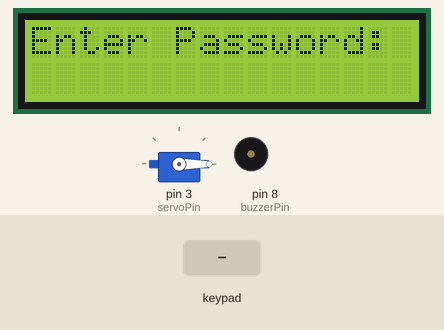
This sketch was run on a simulated Arduino Uno, built with avr-gcc and run on an emulated ATmega328P. Parts: 16×2 character LCD, servo, buzzer (waves = sounding). The test bench sets the inputs (shaded band). EEPROM starts erased.

Above: at 1.3 s.
1.4 s: keypad keys 1 2 3 4 # pressed 0.4 s apart
At 3.6 s:
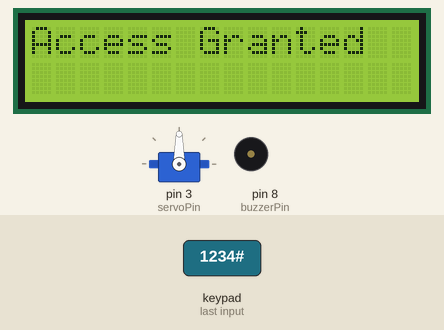
4.9 s: keypad keys 1 3 1 2 1 1 1 0 # pressed 0.4 s apart
At 6.7 s:
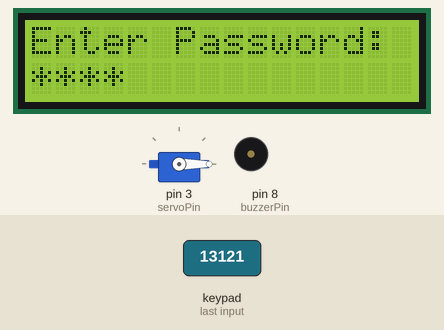
10.5 s: key '1' pressed
At 11.2 s:
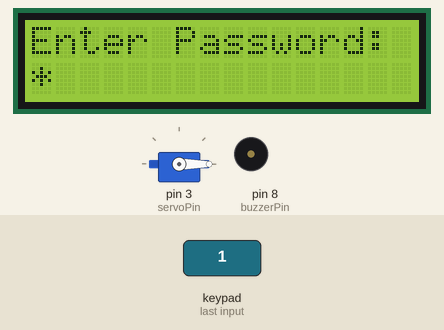
12.0 s: key '*' pressed
At 12.8 s:
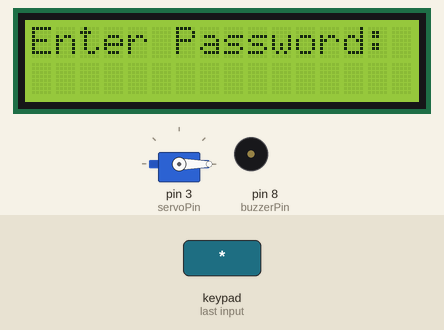
13.5 s: key '2' pressed
At 14.8 s:
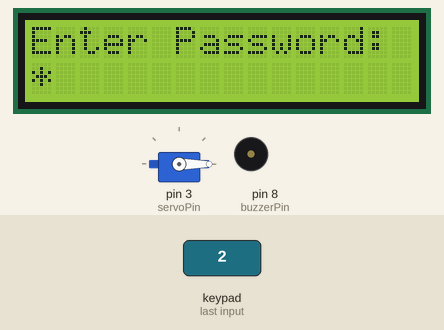
Timing chart, 0 to 16.0 s (numbered marks = the images above; inputs shaded):
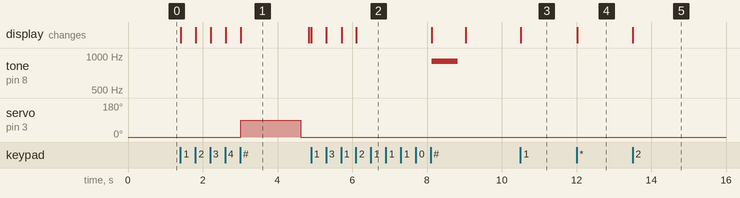

Measured:
- after the input at 1.4 s, servo on pin 3 (servoPin): 0° → 90° after 1.6 s, → 0° 1.6 s later; the display: first changes at once (image 1 shows a later state)
- after the input at 4.9 s, tone on pin 8 (buzzerPin): silent → 900 Hz after 3.2 s, → silent 0.70 s later; the display: first changes at once (image 2 shows a later state)
- after the input at 10.5 s, the display: changes at once (image 3)
- after the input at 12.0 s, the display: changes at once (image 4)
- after the input at 13.5 s, the display: changes at once (image 5)
- what the display in image 1 shows lasts 1.8 s, from 3.0 s to 4.8 s

The sketch:

Lock_System_part2_.ino
```cpp
#include <Adafruit_LiquidCrystal.h>
#include <Keypad.h>
#include <Servo.h>
#include <EEPROM.h>
Adafruit_LiquidCrystal lcd(0);


// ---------------- LCD ----------------
//LiquidCrystal lcd(12, 11, 5, 4, 3, 2);  // RS, E, D4, D5, D6, D7

Servo myServo;
int servoPin = 3;
int buzzerPin = 8;

const byte ROWS = 4;
const byte COLS = 4;
char keys[ROWS][COLS] = {
  {'1','2','3','A'},
  {'4','5','6','B'},
  {'7','8','9','C'},
  {'*','0','#','D'}
};
byte rowPins[ROWS] = {13, 12, 11, 10};   // R1, R2, R3, R4
byte colPins[COLS] = {7, 6, 5, 4}; // C1, C2, C3, C4

Keypad keypad = Keypad(makeKeymap(keys), rowPins, colPins, ROWS, COLS);


const int passLength = 4;
const int eepromAddr = 0; // starting address to store password (4 bytes)
String input = "";
unsigned long lastHashTime = 0;
int consecutiveHashCount = 0;
const unsigned long hashTimeout = 1500UL; // ms to count #### presses

void showPrompt() {
  lcd.clear();
  lcd.setCursor(0,0);
  lcd.print("Enter Password:");
  lcd.setCursor(0,1);
  lcd.print("                "); // clear second line
  lcd.setCursor(0,1);
}

String readStoredPassword() {
  String p = "";
  for (int i = 0; i < passLength; ++i) {
    byte b = EEPROM.read(eepromAddr + i);
    if (b == 255 || b == 0) b = '0';
    p += char(b);
  }
  return p;
}

void writeStoredPassword(const String &p) {
  for (int i = 0; i < passLength; ++i) {
    EEPROM.update(eepromAddr + i, p[i]);
  }
}

// Blocking read of a single key (waits for press then release)
char getKeyBlocking() {
  char k;
  do { k = keypad.getKey(); } while (k == NO_KEY);
  // wait for key release
  while (keypad.getKey() != NO_KEY) delay(10);
  return k;
}

// Read exactly passLength digits (shows '*' as typed)
String readDigitsExactly(const char *prompt) {
  lcd.clear();
  lcd.print(prompt);
  lcd.setCursor(0,1);
  String s = "";
  while (s.length() < passLength) {
    char k = getKeyBlocking();
    if (k == '*') { // clear entered digits
      s = "";
      lcd.setCursor(0,1);
      lcd.print("                ");
      lcd.setCursor(0,1);
      continue;
    }
    if (k >= '0' && k <= '9') {
      s += k;
      // print masked char
      for (int i = 0; i < s.length(); ++i) lcd.print('*');
    }
    // ignore other keys (A/B/C/D/#)
  }
  delay(150); // small debounce
  return s;
}

// Enter reset flow: Verify old pass then get new pass and store
void enterResetMode() {
  String stored = readStoredPassword();
  String oldP = readDigitsExactly("Enter current:");
  if (oldP == stored) {
    String newP = readDigitsExactly("Enter new pass:");
    writeStoredPassword(newP);
    lcd.clear();
    lcd.print("Password Saved");
    delay(1200);
  } else {
    lcd.clear();
    lcd.print("Wrong Current!");
    tone(buzzerPin, 1000, 700);
    delay(900);
    noTone(buzzerPin);
  }
  showPrompt();
}

// Check submitted password
void checkPasswordSubmit() {
  String stored = readStoredPassword();
  if (input == stored) {
    lcd.clear();
    lcd.print("Access Granted");
    // no buzzer on correct entry
    myServo.write(90);   // unlock
    delay(1600);
    myServo.write(0);    // lock back
    delay(200);
    showPrompt();
  } else {
    lcd.clear();
    lcd.print("Access Denied");
    tone(buzzerPin, 900, 700); // beep for wrong
    delay(900);
    noTone(buzzerPin);
    showPrompt();
  }
  input = "";
}

void setup() {
  // Initialize LCD
  lcd.begin(16, 2);
  lcd.setBacklight(1);   // Turn on backlight
  lcd.clear();
  lcd.setCursor(0, 0);
  lcd.print("Enter Password:");
  myServo.attach(servoPin);
  myServo.write(0); // locked position
  pinMode(buzzerPin, OUTPUT);
  if (EEPROM.read(eepromAddr) == 255 || EEPROM.read(eepromAddr) == 0) {
    writeStoredPassword("1234");
  }

  showPrompt();
}

void loop() {
  char key = keypad.getKey();
  if (!key) return;

  // Clear star '*' clears current input
  if (key == '*') {
    input = "";
    lcd.setCursor(0,1);
    lcd.print("                ");
    consecutiveHashCount = 0;
    return;
  }


  if (key == '#') {
    if (input.length() > 0) {
      // user submitted a password attempt
      checkPasswordSubmit();
      consecutiveHashCount = 0;
    } else {
      // input empty: count consecutive '#' presses for reset trigger
      unsigned long now = millis();
      if (now - lastHashTime <= hashTimeout) consecutiveHashCount++;
      else consecutiveHashCount = 1;
      lastHashTime = now;
      if (consecutiveHashCount >= 4) {
        consecutiveHashCount = 0;
        // go to reset mode
        enterResetMode();
      }
    }
    return;
  }

  // If numeric key and not yet full, append and show masked
  if (key >= '0' && key <= '9') {
    if (input.length() < passLength) {
      input += key;
      lcd.setCursor(0,1);
      for (int i = 0; i < input.length(); ++i) lcd.print('*');
    }
  } else {
    // ignore A/B/C/D or other keys in normal input
  }

  // any normal key press breaks consecutive '#' chain
  consecutiveHashCount = 0;
}
```
